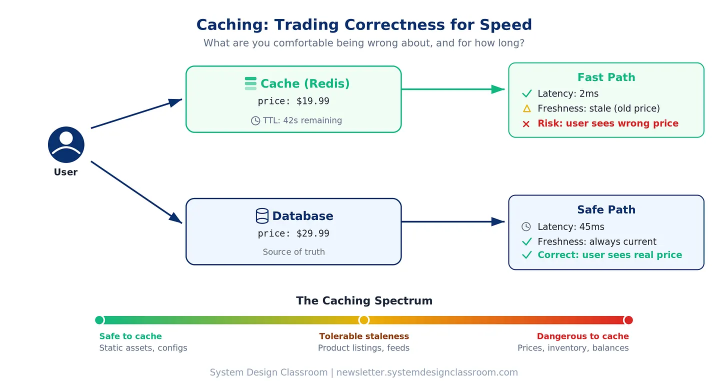
#> input picture academic-drawing/examples/comparison/caching-tradeoff.png, 1456 x 761 px (shown at 1/2 size); its folder holds only this picture in this run
$ python make_contact_sheets.py
#> lines starting #> are read from the running program, lines starting #| are printed output that depends on the picture
#> in build_sheet (call 3), `sheet = Image.new("RGB", (w, h), BG)`: sheet: PIL image 2392x636 RGB; every value is 255
"""Compose a contact sheet per examples/ category.

Each subdirectory of examples/ becomes one PNG grid, used by index.md as a
quick overview before readers click into individual references.
"""
from __future__ import annotations

import json
from pathlib import Path
from PIL import Image, ImageDraw, ImageFont

EXAMPLES_DIR = Path(__file__).resolve().parent
CATEGORIES = ["architecture", "flow", "comparison", "neural-network"]

TILE_W = 760
TILE_H = 520
LABEL_H = 60
PAD = 28
COLS = 3
BG = (255, 255, 255)
LABEL_FG = (15, 23, 42)
LABEL_BG = (241, 245, 249)

try:
    FONT = ImageFont.truetype(
        "/System/Library/Fonts/Supplemental/Arial Bold.ttf", 22
    )
except OSError:
    FONT = ImageFont.load_default()


def paste_tile(sheet, draw, img_path: Path, col: int, row: int) -> None:
#> called with col = 0, row = 0
    x0 = PAD + col * (TILE_W + PAD)
    y0 = PAD + row * (TILE_H + LABEL_H + PAD)
    tile = Image.open(img_path).convert("RGB")
#> tile is the input picture: PIL image 1456x761 RGB; mean R, G, B 241.5, 244.8, 243.8
    tile.thumbnail((TILE_W, TILE_H), Image.LANCZOS)
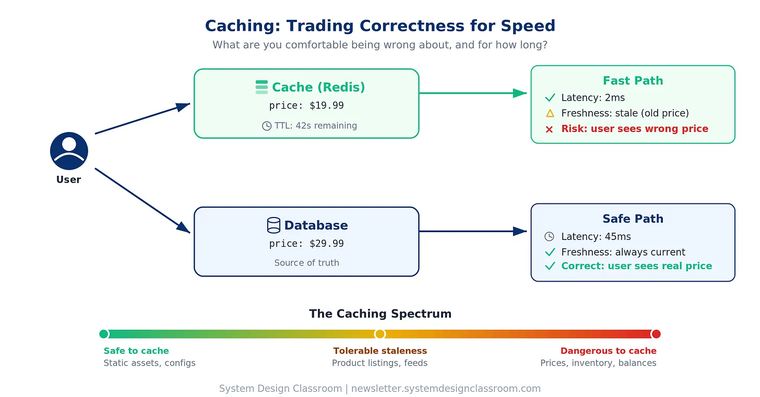
#> tile: PIL image 760x397 RGB; mean R, G, B 241.4, 244.5, 243.5
    tx = x0 + (TILE_W - tile.width) // 2
#> tx = 28
    ty = y0 + (TILE_H - tile.height) // 2
#> ty = 89
    sheet.paste(tile, (tx, ty))
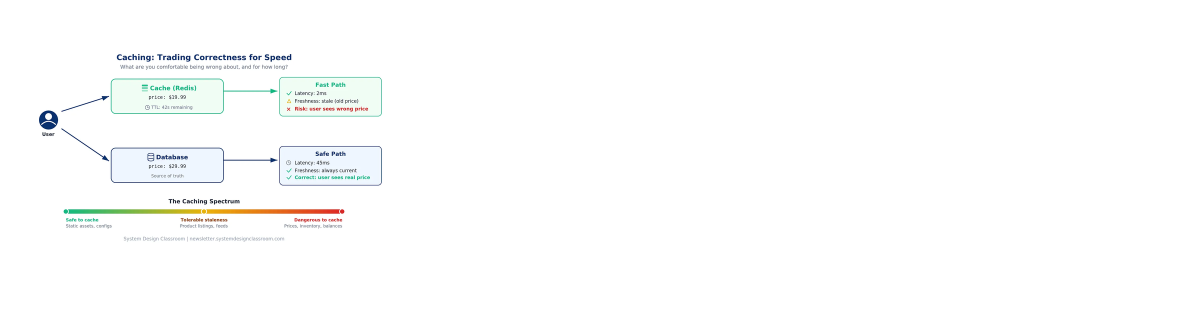
#> sheet: PIL image 2392x636 RGB (shown at 1/2 size); mean R, G, B 252.3, 252.9, 252.7
    label_rect = (x0, y0 + TILE_H, x0 + TILE_W, y0 + TILE_H + LABEL_H)
    draw.rectangle(label_rect, fill=LABEL_BG)
    label = img_path.stem.replace("-", " ")
    bbox = draw.textbbox((0, 0), label, font=FONT)
    tx = x0 + (TILE_W - (bbox[2] - bbox[0])) // 2
    ty = y0 + TILE_H + (LABEL_H - (bbox[3] - bbox[1])) // 2 - bbox[1]
    draw.text((tx, ty), label, fill=LABEL_FG, font=FONT)


def build_sheet(category: str) -> dict:
    src = EXAMPLES_DIR / category
    paths = sorted(src.glob("*.png"))
    # skip contact sheets themselves
    paths = [p for p in paths if not p.name.startswith("contact-sheet")]
    if not paths:
        return {"category": category, "skipped": "no images"}
    rows = (len(paths) + COLS - 1) // COLS
    w = COLS * TILE_W + (COLS + 1) * PAD
    h = rows * (TILE_H + LABEL_H) + (rows + 1) * PAD
    sheet = Image.new("RGB", (w, h), BG)
    draw = ImageDraw.Draw(sheet)
    for idx, p in enumerate(paths):
        paste_tile(sheet, draw, p, idx % COLS, idx // COLS)
    out = src / "contact-sheet.png"
    sheet.save(out, optimize=True)
    print(f"saved {out} ({w}x{h})")
    return {"category": category, "size": [w, h], "items": [p.stem for p in paths]}


def main() -> None:
    manifest = {"sheets": [build_sheet(c) for c in CATEGORIES]}
    (EXAMPLES_DIR / "contact-sheet.manifest.json").write_text(
        json.dumps(manifest, indent=2) + "\n", encoding="utf-8"
    )


if __name__ == "__main__":
    main()

$ run again, on academic-drawing/examples/comparison/kubernetes-configmap.png
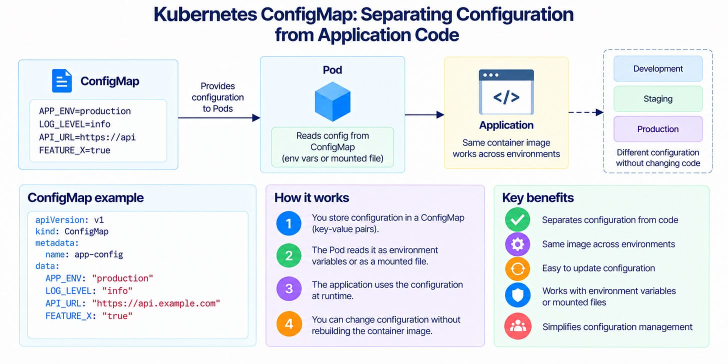
#> input picture academic-drawing/examples/comparison/kubernetes-configmap.png, 1456 x 728 px (shown at 1/2 size)
#> in paste_tile, tile is the input picture: PIL image 1456x728 RGB; mean R, G, B 232.1, 235.8, 240.5
#> in paste_tile, `tile.thumbnail((TILE_W, TILE_H), Image.LANCZOS)`:
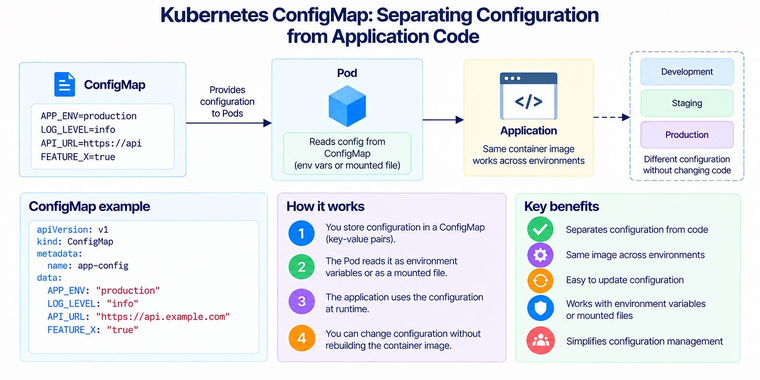
#> tile: PIL image 760x380 RGB; mean R, G, B 232, 235.5, 240.2
#> in paste_tile, `sheet.paste(tile, (tx, ty))`:
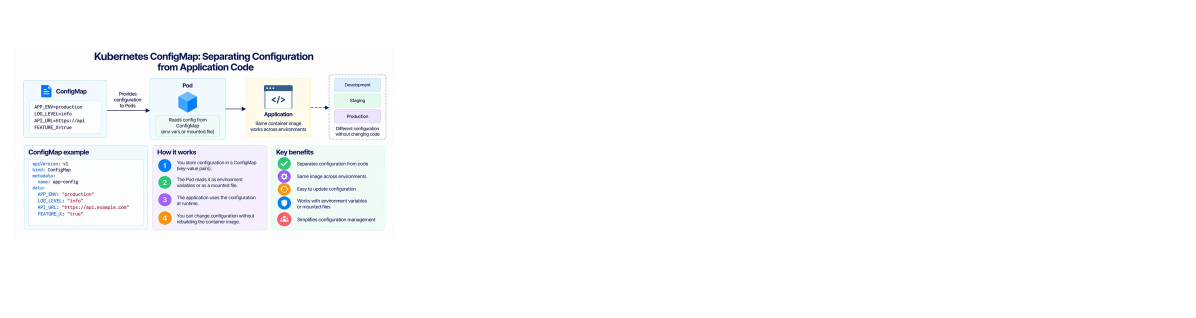
#> sheet: PIL image 2392x636 RGB (shown at 1/2 size); mean R, G, B 250.6, 251.3, 252.2

$ run again, on academic-drawing/examples/comparison/cap-tradeoff.png
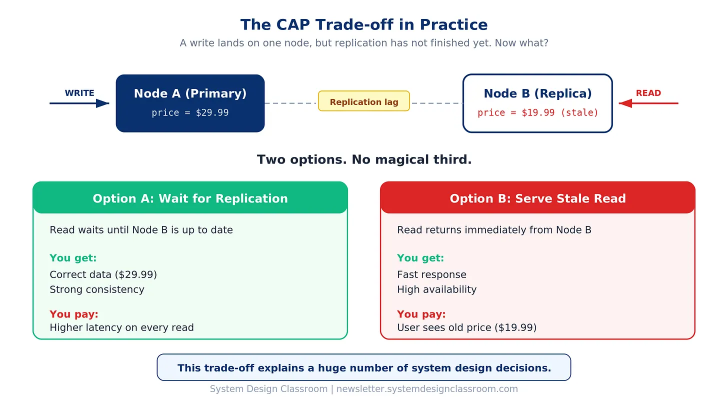
#> input picture academic-drawing/examples/comparison/cap-tradeoff.png, 1456 x 794 px (shown at 1/2 size)
#> in paste_tile, tile is the input picture: PIL image 1456x794 RGB; mean R, G, B 228.5, 229.9, 229.3
#> in paste_tile, `tile.thumbnail((TILE_W, TILE_H), Image.LANCZOS)`:
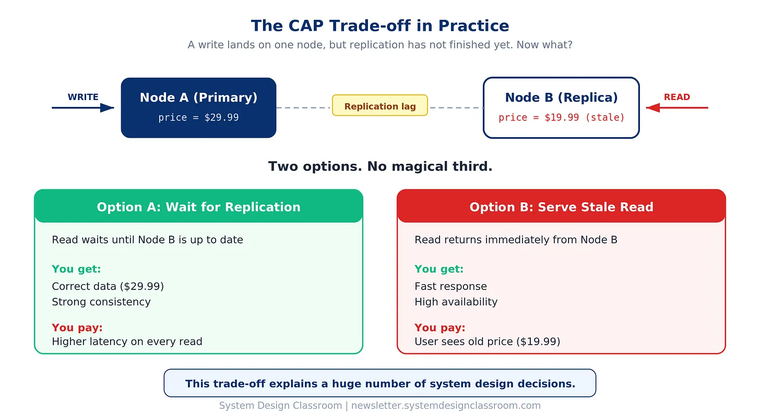
#> tile: PIL image 760x414 RGB; mean R, G, B 228.2, 229.5, 229
#> in paste_tile, `sheet.paste(tile, (tx, ty))`:
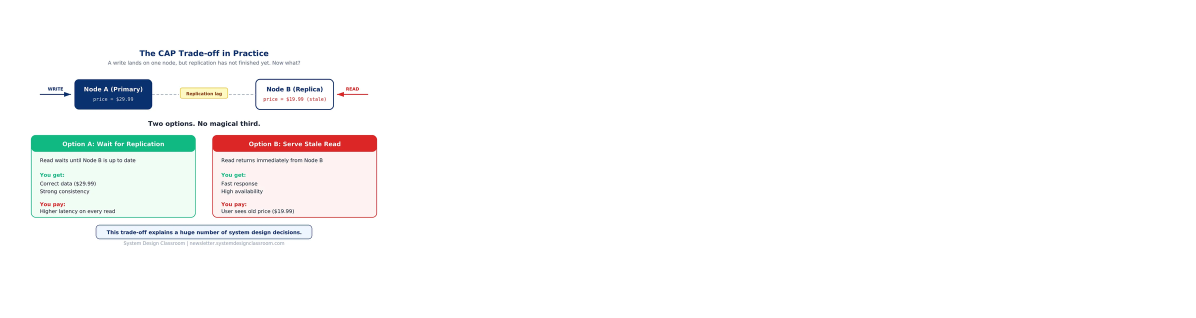
#> sheet: PIL image 2392x636 RGB (shown at 1/2 size); mean R, G, B 249.5, 249.7, 249.6
